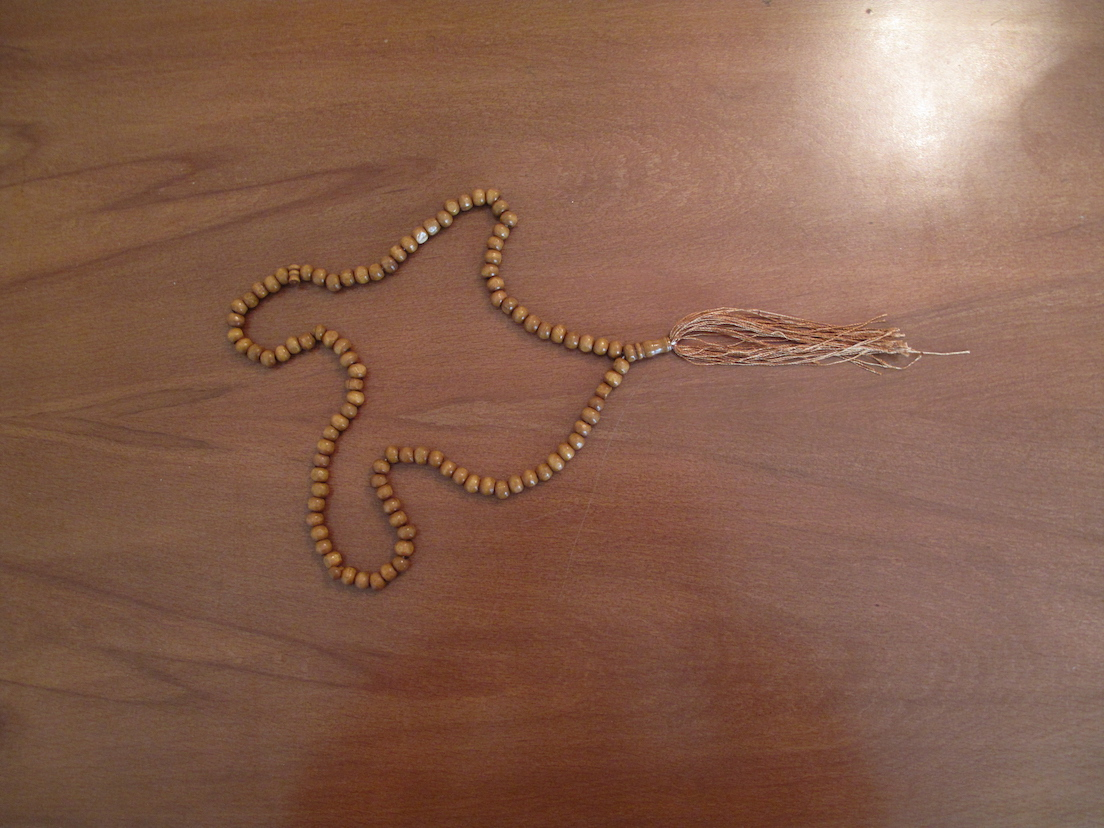
#> input picture HW3/tasbih.jpg, 1104 x 828 px
$ python edge.py
#> lines starting #> are read from the running program, lines starting #| are printed output that depends on the picture; after the words box and inside, x2 and y2 are one past the last pixel; in counts of white or black regions, pixels touching at a corner belong together
import cv2
import math
import numpy as np
import matplotlib
matplotlib.use('TkAgg')
from scipy.signal import convolve2d

sigma = 3


def get_gaussian_filter(sigma):
    x, y = np.meshgrid(np.linspace(-3*sigma, 3*sigma, 6*sigma), np.linspace(-3*sigma, 3*sigma, 6*sigma))
    d =x * x + y * y
    g = 1.0/(2.0 * math.pi * (sigma**2)) * np.exp(-(d / (2.0 * sigma ** 2)))

    return x, y, g


def calculate_grad_mag(ver, hor):
    ver_power = ver**2
    hor_power = hor**2
    return np.power(ver_power + hor_power, 0.5)


def calculate_gard_dir(ver, hor):
    return np.arctan(hor/ver)


def _get_dis(divided_item, item):
    return np.linalg.norm(item - divided_item)


if __name__ == "__main__":
    x, y, g = get_gaussian_filter(sigma)
    dx, dy = np.gradient(g)

    img = cv2.imread('tasbih.jpg', 0)
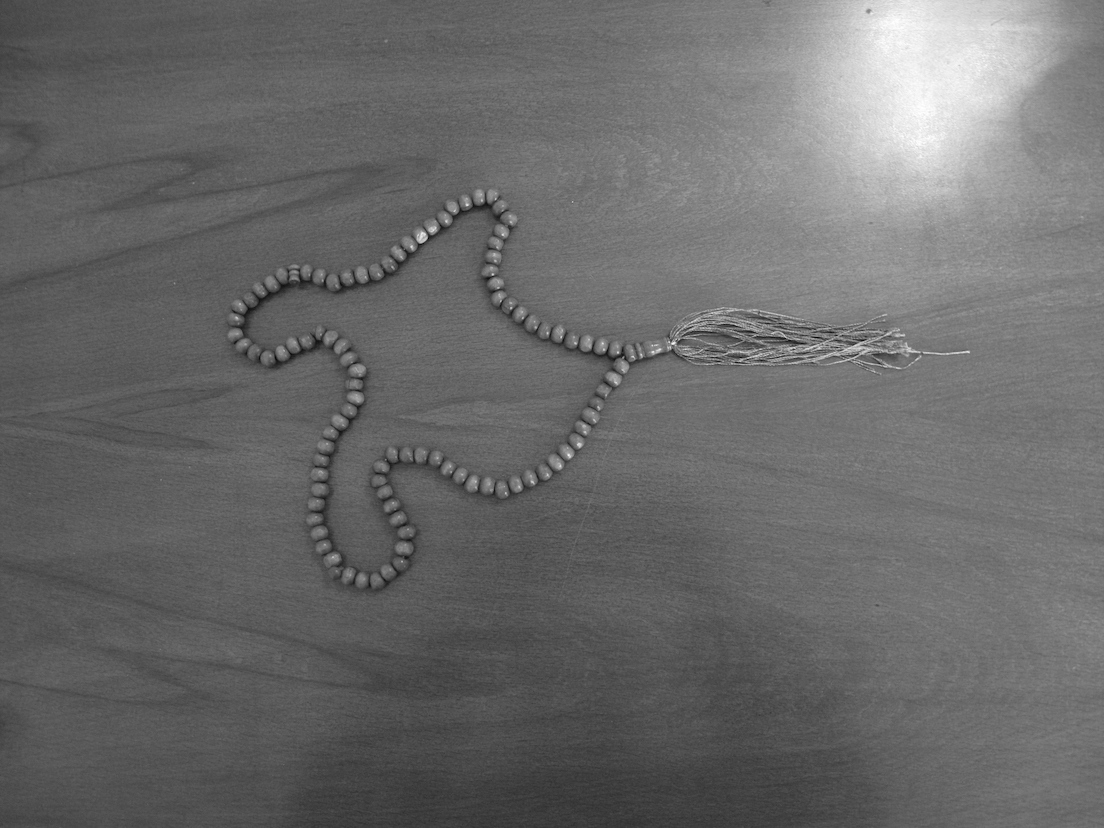
#> img: shape (828, 1104); min 0, max 255, mean 105.9

    ver = convolve2d(img, dx, 'valid')
    hor = convolve2d(img, dy, 'valid')
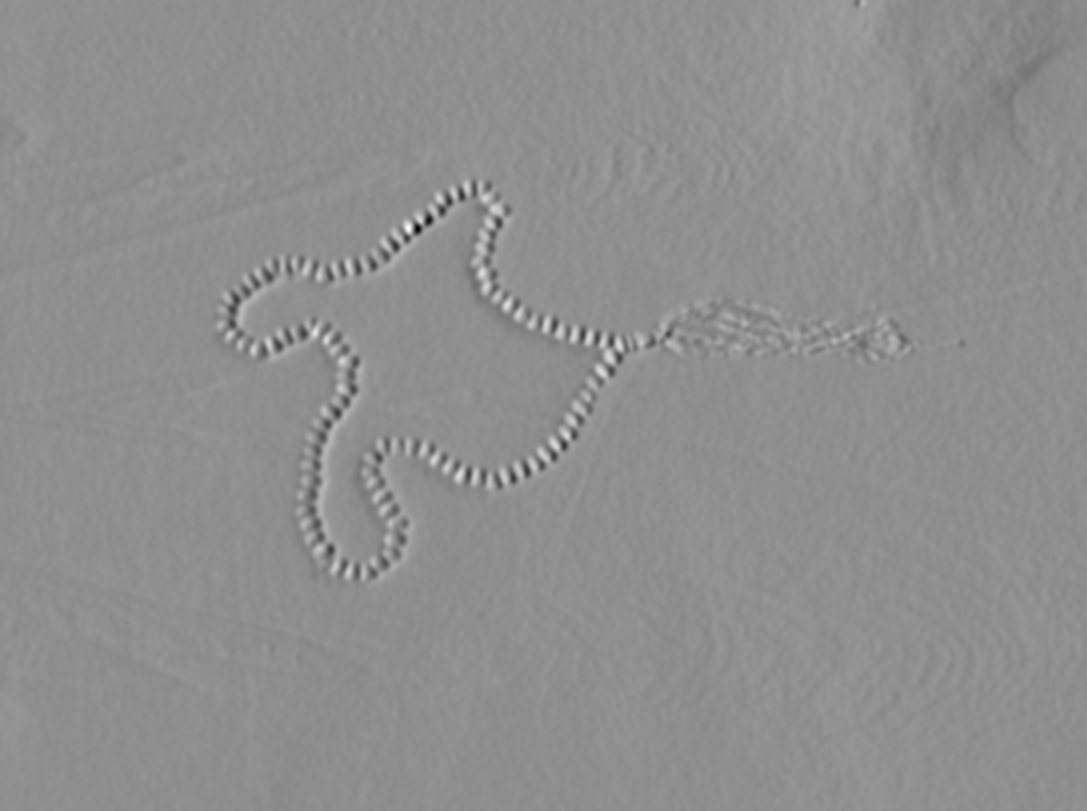
#> hor: shape (811, 1087) float64; min -14.04, max 11.01, mean 0.0296; drawn with min black and max white

    grad_mag = calculate_grad_mag(ver, hor)
#> in calculate_grad_mag, `ver_power = ver**2`:
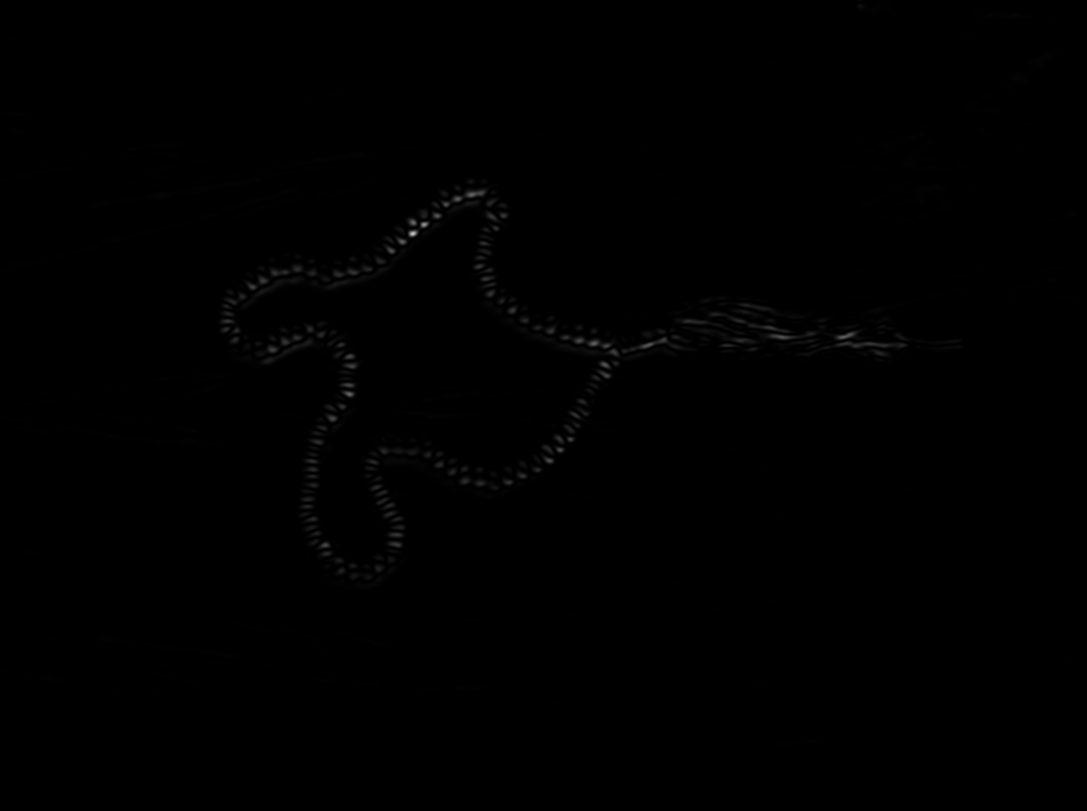
#> ver_power: shape (811, 1087) float64; min 9.14e-13, max 194.1, mean 0.6

    grad_dir = calculate_gard_dir(ver, hor)
#> in calculate_gard_dir, `return np.arctan(hor/ver)`:
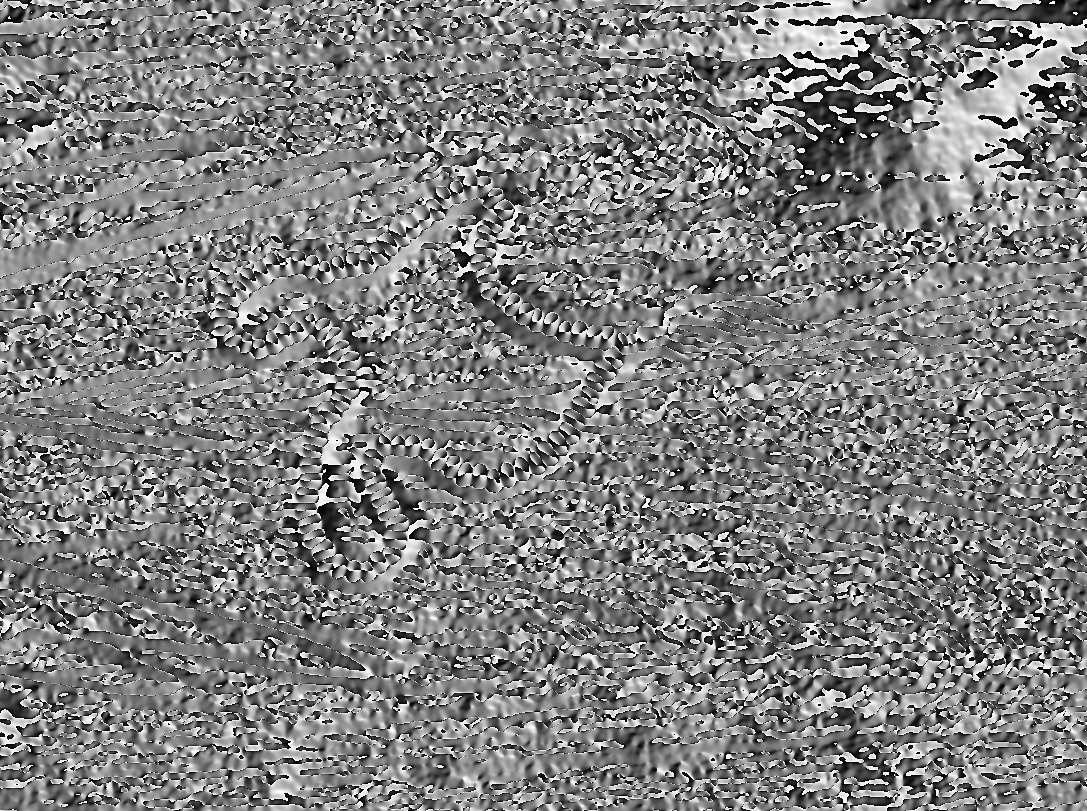
#> returned value: shape (811, 1087) float64; min -1.57, max 1.57, mean 0.00742; drawn with min black and max white

    threshold = np.mean(grad_mag) * 4
#> threshold = 2.29
    new_grad = np.zeros(grad_mag.shape)
    new_grad[grad_mag > threshold] = 255
    new_grad[grad_mag < threshold] = 75
    cv2.imwrite('tasbih_edge.jpg', new_grad)
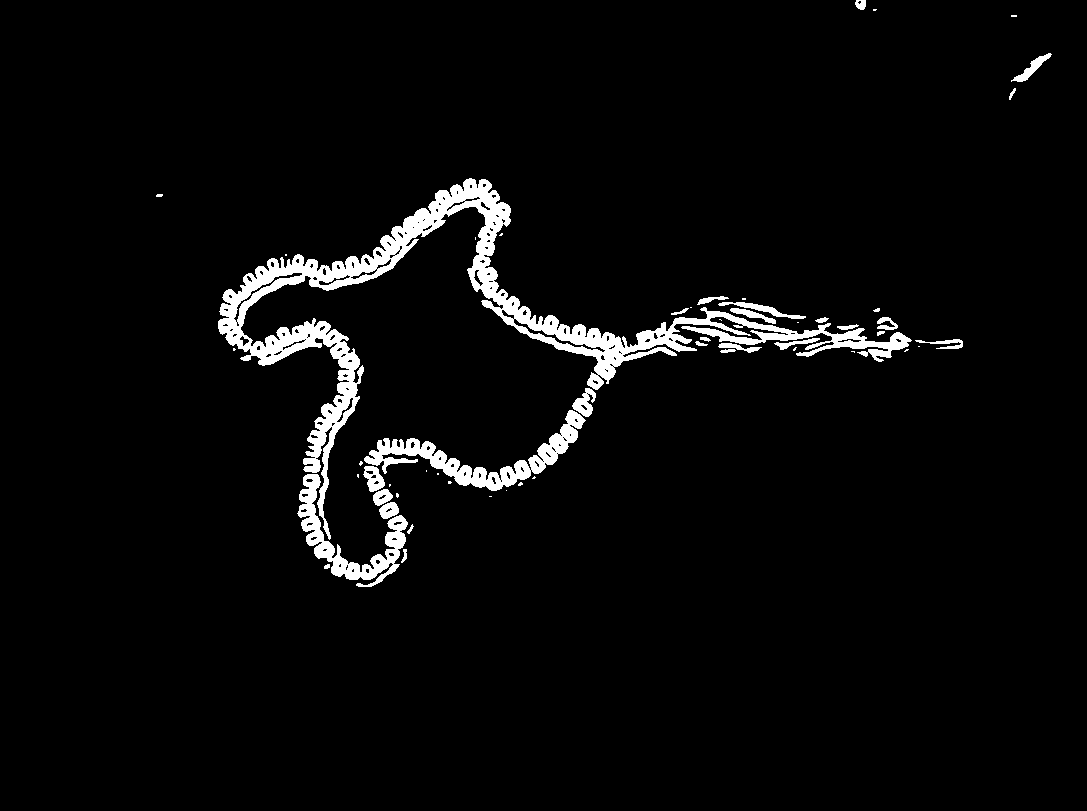
#> saved as tasbih_edge.jpg: shape (811, 1087); values 75 (black) and 255 (white), 3.8% white; 54 white regions (26 under 20 px), largest, box (x1, y1, x2, y2) and area: (218, 178, 912, 540) 22621, (364, 410, 586, 491) 4114, (297, 474, 408, 587) 3149

$ run again, with HW3/im053.jpg copied over HW3/tasbih.jpg
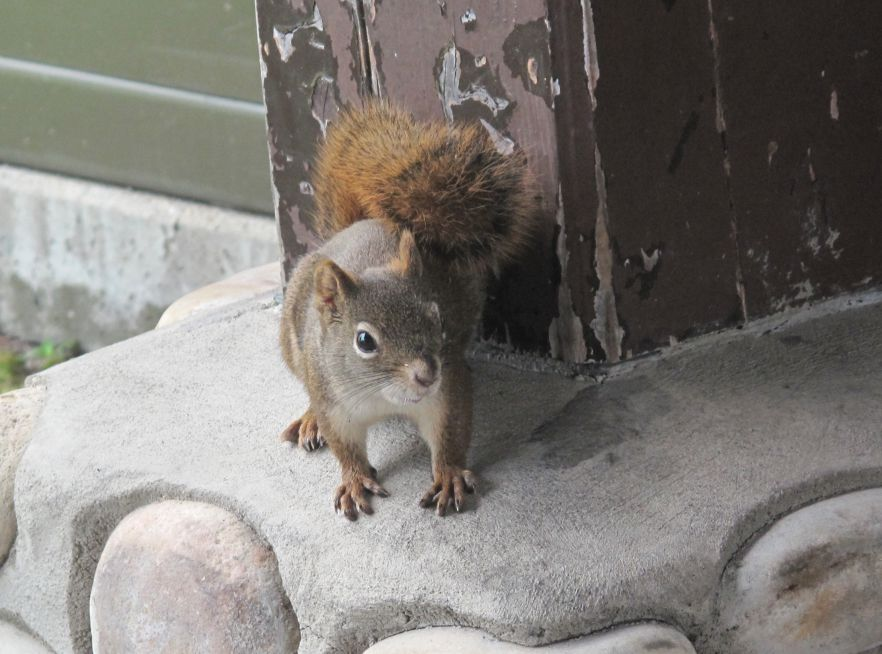
#> input picture HW3/im053.jpg, 882 x 654 px
#> in calculate_gard_dir, `return np.arctan(hor/ver)`:
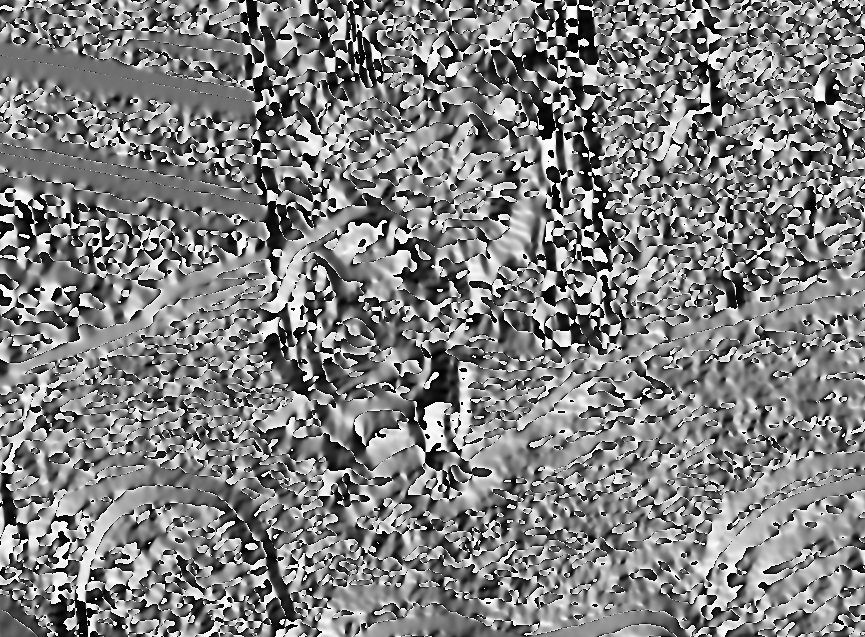
#> returned value: shape (637, 865) float64; min -1.57, max 1.57, mean 0.00944; drawn with min black and max white
#> threshold = 6.15
#> `cv2.imwrite('tasbih_edge.jpg', new_grad)`:
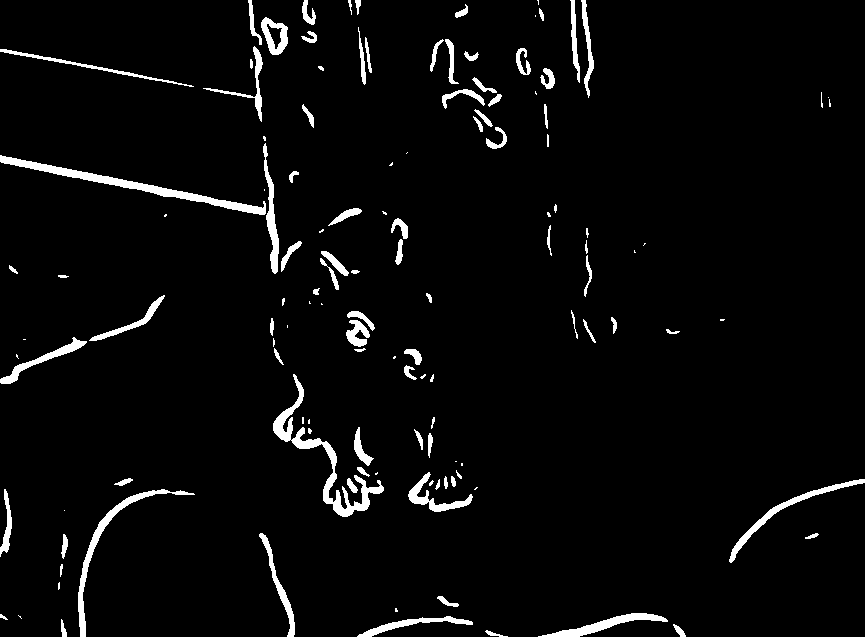
#> saved as tasbih_edge.jpg: shape (637, 865); values 75 (black) and 255 (white), 3.7% white; 128 white regions (38 under 20 px), largest, box (x1, y1, x2, y2) and area: (273, 374, 384, 517) 2086, (0, 155, 266, 215) 2037, (78, 489, 195, 637) 1235

$ run again, with HW3/im054.jpg copied over HW3/tasbih.jpg
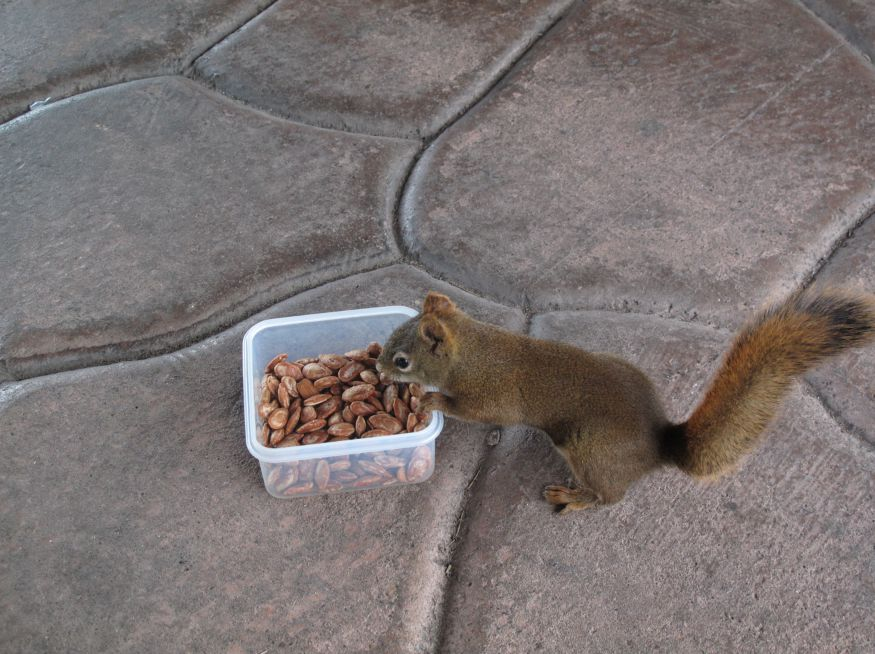
#> input picture HW3/im054.jpg, 875 x 654 px
#> in calculate_gard_dir, `return np.arctan(hor/ver)`:
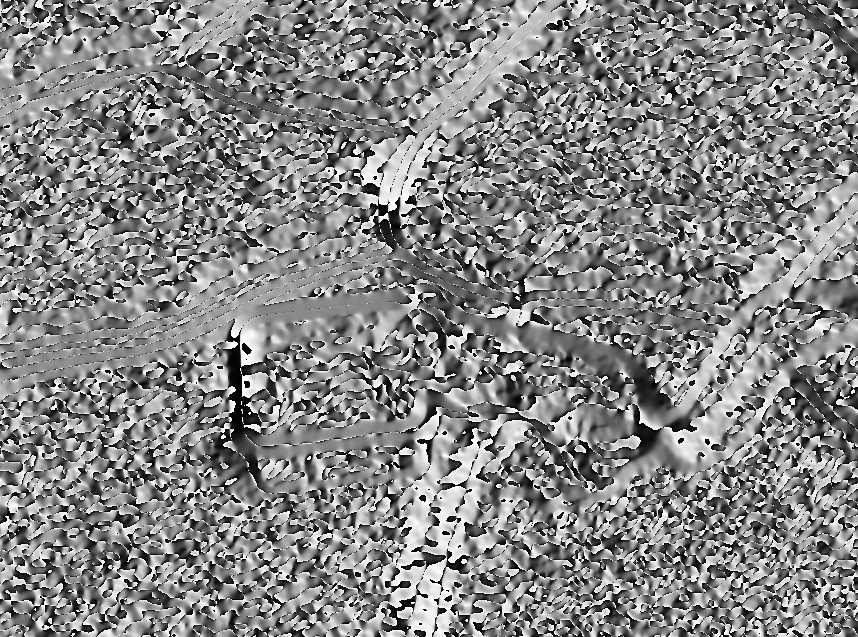
#> returned value: shape (637, 858) float64; min -1.57, max 1.57, mean 0.0767; drawn with min black and max white
#> threshold = 5.9
#> `cv2.imwrite('tasbih_edge.jpg', new_grad)`:
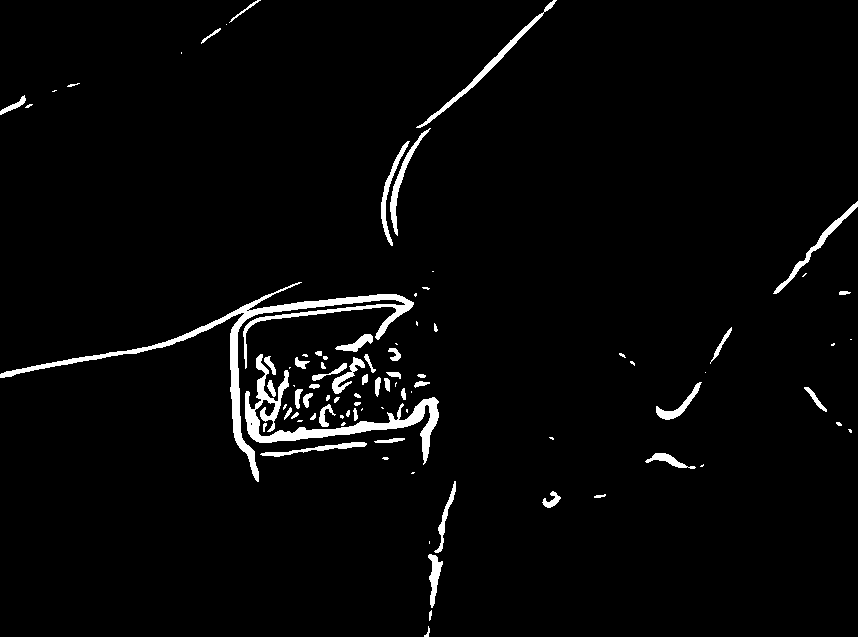
#> saved as tasbih_edge.jpg: shape (637, 858); values 75 (black) and 255 (white), 3% white; 90 white regions (36 under 20 px), largest, box (x1, y1, x2, y2) and area: (0, 282, 414, 482) 4839, (245, 354, 439, 465) 3426, (416, 0, 557, 128) 882
